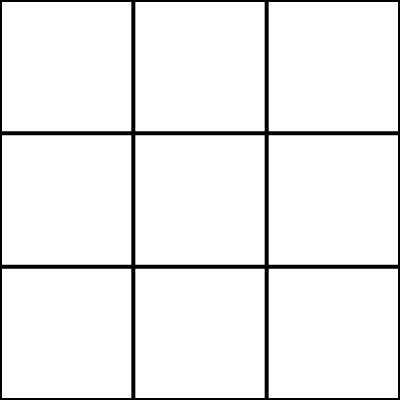
Frame 1 (no input)
Frame 60 (no input): identical to frame 1, image omitted
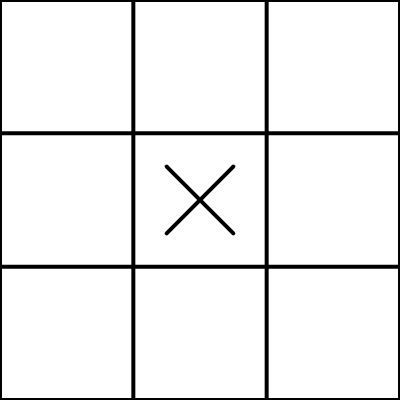
Frame 120 (the mouse pressed at the canvas centre since frame 60)

The p5.js sketch that drew these frames (run headless with seeded random() and noise() and a simulated clock; from frame 60 on, the mouse is pressed at the canvas centre):

// p5.js sketch
// ── sketch.js
let board;
let isOnWinningScreen;
let current;
let players;

function setup() {
  createCanvas(400, 400);
  players = ['X', 'O'];
  current = players[0];
  isOnWinningScreen = false;
  board = [
    ['', '', ''],
    ['', '', ''],
    ['', '', '']
  ];
  
}

async function draw() {
  if(isOnWinningScreen){
    background(50);
  }else{
    background(255);
  }
  
  let w = width / 3;
  let h = height / 3;
  strokeWeight(4);

  line(0, 0, w * 3, 0);
  line(0, h * 3, w * 3, h * 3);
  line(w * 3, h * 3, w * 3, 0);
  line(0, 0, 0, h * 3);
  

  line(w, 0, w, height);
  line(w * 2, 0, w * 2, height);
  line(0, h, width, h);
  line(0, h * 2, width, h * 2);

  if(isOnWinningScreen) stroke(255);
  else stroke(0);
  
  for(let i = 0; i < 3; i++){
    for(let j = 0; j < 3; j++){
      let x = w * j + w /2;
      let y = h * i + h /2;
      
      let spot = board[i][j];
      
      if(spot == players[0]){
        let xr = w/4;
        line(x - xr, y - xr, x + xr, y + xr);
        line(x - xr, y + xr, x + xr, y - xr);
      }else if(spot == players[1]){
        noFill();
        ellipse(x, y, w/1.7);
      }
    }
  }
  
  if(!isOnWinningScreen){
    let winner = checkForWinner();
    if(winner != ''){
      resetGame(winner);
    }
    
    let isTied = true;
    for(let i = 0; i < 3; i++){
      for(let j = 0; j < 3; j++){
        if(board[i][j] == ''){
          isTied = false;
          break;
        }
      }
    }
    
    if(isTied){
      resetGame('');
    }
  }
}

function mousePressed(){
  if(isOnWinningScreen) return;

  let y = -1;
  let x = -1;
  
  let w = width/3
  let h = height/3;
  
  if(mouseY <= h){
    y = 0;
    if(mouseX <= w){
      x = 0;
    }else if(mouseX <= w*2){
      x = 1;
    }else if(mouseX <= w*3){
      x = 2;
    }
  }else if(mouseY <= h*2){
    y = 1;
    if(mouseX <= w){
      x = 0;
    }else if(mouseX <= w*2){
      x = 1;
    }else if(mouseX <= w*3){
      x = 2;
    }
  }else if(mouseY <= h*3){
    y = 2;
    if(mouseX <= w){
      x = 0;
    }else if(mouseX <= w*2){
      x = 1;
    }else if(mouseX <= w*3){
      x = 2;
    }
  }
  
  if(y != -1 && x != -1 && board[y][x] == ''){
    board[y][x] = current;
    switchPlayer();
  }
}

function switchPlayer(){
  current = current == 'X' ? 'O' : 'X';
}

async function resetGame(winner){
  isOnWinningScreen = true;
  for(let i = 0; i < 3; i++){
    for(let j = 0; j < 3; j++){
      await sleep(100);
      board[i][j] = winner;
    }
  }
  await sleep(1000)
  for(let i = 0; i < 3; i++){
    for(let j = 0; j < 3; j++){
      board[i][j] = '';
    }
  }
  
  current = 'X';
  isOnWinningScreen = false;
}

function checkForWinner(){
  let winner = '';
  
  // horizontal
  for(let i = 0; i < 3; i++){
    let curr = board[i][0];
    if(curr != ''){
      if(curr == board[i][1] && curr == board[i][2]){
        winner = curr;
      }  
    }
    
  }
  
  // vertical
  if(winner == ''){
    for(let i = 0; i < 3; i++){
      let curr = board[0][i];
      if(curr != ''){
        if(curr == board[1][i] && curr == board[2][i]){
          winner = curr;
        }  
      }
    }
  }
  
  // diagonal
  if(winner == ''){
    let curr = board[0][0];
    if(curr == board[1][1] && curr == board[2][2]){
      winner = curr;
    }
    curr = board[0][2];
    if(curr == board[1][1] && curr == board[2][0]){
      winner = curr;
    }
  }
  
  return winner;
}

function sleep(millisecondsDuration){
  return new Promise((resolve) => {
    setTimeout(resolve, millisecondsDuration);
  })
}
// ── style.css
html, body {
  margin: 0;
  padding: 0;
}
canvas {
  margin: 20px;
  display: block;
}
